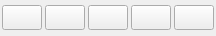
        <widget class="QGroupBox" name="groupBox_2">
         <property name="maximumSize">
          <size>
           <width>16777215</width>
           <height>36</height>
          </size>
         </property>
         <property name="styleSheet">
          <string notr="true">QGroupBox{
border: none;
}</string>
         </property>
         <property name="title">
          <string/>
         </property>
         <layout class="QHBoxLayout" name="horizontalLayout_3">
          <property name="spacing">
           <number>3</number>
          </property>
          <property name="leftMargin">
           <number>2</number>
          </property>
          <property name="topMargin">
           <number>1</number>
          </property>
          <property name="rightMargin">
           <number>2</number>
          </property>
          <property name="bottomMargin">
           <number>2</number>
          </property>
          <item>
           <widget class="QPushButton" name="Bold_pushButton">
            <property name="minimumSize">
             <size>
              <width>0</width>
              <height>22</height>
             </size>
            </property>
            <property name="maximumSize">
             <size>
              <width>16777215</width>
              <height>25</height>
             </size>
            </property>
            <property name="styleSheet">
             <string notr="true"/>
            </property>
            <property name="text">
             <string/>
            </property>
            <property name="icon">
             <iconset>
              <normaloff>Imgs/text-bold-48.png</normaloff>Imgs/text-bold-48.png</iconset>
            </property>
            <property name="iconSize">
             <size>
              <width>13</width>
              <height>13</height>
             </size>
            </property>
           </widget>
          </item>
          <item>
           <widget class="QPushButton" name="Italic_pushButton">
            <property name="minimumSize">
             <size>
              <width>0</width>
              <height>22</height>
             </size>
            </property>
            <property name="maximumSize">
             <size>
              <width>16777215</width>
              <height>25</height>
             </size>
            </property>
            <property name="styleSheet">
             <string notr="true"/>
            </property>
            <property name="text">
             <string/>
            </property>
            <property name="icon">
             <iconset>
              <normaloff>Imgs/Editing-Italic-icon.png</normaloff>Imgs/Editing-Italic-icon.png</iconset>
            </property>
            <property name="iconSize">
             <size>
              <width>14</width>
              <height>14</height>
             </size>
            </property>
           </widget>
          </item>
          <item>
           <widget class="QPushButton" name="UnderLine_pushButton">
            <property name="minimumSize">
             <size>
              <width>0</width>
              <height>22</height>
             </size>
            </property>
            <property name="maximumSize">
             <size>
              <width>16777215</width>
              <height>25</height>
             </size>
            </property>
            <property name="styleSheet">
             <string notr="true"/>
            </property>
            <property name="text">
             <string/>
            </property>
            <property name="icon">
             <iconset>
              <normaloff>Imgs/clipart2293066.png</normaloff>Imgs/clipart2293066.png</iconset>
            </property>
            <property name="iconSize">
             <size>
              <width>14</width>
              <height>14</height>
             </size>
            </property>
           </widget>
          </item>
          <item>
           <widget class="QPushButton" name="subScriptButton">
            <property name="minimumSize">
             <size>
              <width>0</width>
              <height>22</height>
             </size>
            </property>
            <property name="maximumSize">
             <size>
              <width>16777215</width>
              <height>25</height>
             </size>
            </property>
            <property name="styleSheet">
             <string notr="true"/>
            </property>
            <property name="text">
             <string/>
            </property>
            <property name="icon">
             <iconset>
              <normaloff>Imgs/Subscript.png</normaloff>Imgs/Subscript.png</iconset>
            </property>
            <property name="iconSize">
             <size>
              <width>15</width>
              <height>15</height>
             </size>
            </property>
           </widget>
          </item>
          <item>
           <widget class="QPushButton" name="superScriptButton">
            <property name="minimumSize">
             <size>
              <width>0</width>
              <height>22</height>
             </size>
            </property>
            <property name="maximumSize">
             <size>
              <width>16777215</width>
              <height>25</height>
             </size>
            </property>
            <property name="styleSheet">
             <string notr="true"/>
            </property>
            <property name="text">
             <string/>
            </property>
            <property name="icon">
             <iconset>
              <normaloff>Imgs/Super script.png</normaloff>Imgs/Super script.png</iconset>
            </property>
            <property name="iconSize">
             <size>
              <width>15</width>
              <height>15</height>
             </size>
            </property>
           </widget>
          </item>
         </layout>
        </widget>
